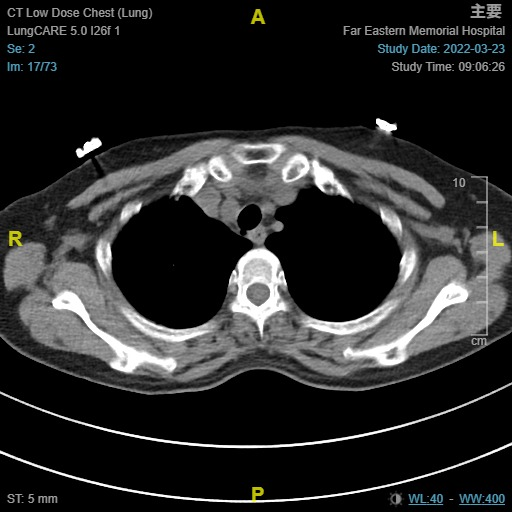
#> input picture RK11318466630007.jpg, 512 x 512 px, found by its file name
$ python metalartifact_det.py
#> lines starting #> are read from the running program, lines starting #| are printed output that depends on the picture; after the words box and inside, x2 and y2 are one past the last pixel; in counts of white or black regions, pixels touching at a corner belong together
# -*- coding: utf-8 -*-
"""
Created on Tue Mar 24 10:18:09 2026

@author: Administrator
"""

# -*- coding: utf-8 -*-
"""
Created on Tue Mar 24 10:12:52 2026

@author: Administrator
"""

import cv2
import numpy as np


def otsu_on_bright_region(img, min_val=220):
    """
    只在亮區內做 Otsu
    img: grayscale image (0~255)
    min_val: 僅考慮大於此值的亮區
    """
    bright_pixels = img[img > min_val]

    if len(bright_pixels) == 0:
        return min_val

    hist = np.bincount(bright_pixels, minlength=256).astype(np.float64)

    total = bright_pixels.size
    values = np.arange(256)
    sum_total = np.dot(values, hist)

    sum_bg = 0.0
    weight_bg = 0.0
    max_var = -1.0
    best_thresh = min_val

    for t in range(min_val + 1, 256):
        weight_bg += hist[t]
        if weight_bg == 0:
            continue

        weight_fg = total - weight_bg
        if weight_fg == 0:
            break

        sum_bg += t * hist[t]
        mean_bg = sum_bg / weight_bg
        mean_fg = (sum_total - sum_bg) / weight_fg

        between_var = weight_bg * weight_fg * (mean_bg - mean_fg) ** 2

        if between_var > max_var:
            max_var = between_var
            best_thresh = t

    return best_thresh


def detect_metal_clips(binary_img, area_min=20, area_max=2000):
    """
    從二值圖中抓金屬夾
    條件:
    - 小面積
    - 位於影像上半部
    - 靠左右兩側
    """
    num_labels, labels, stats, centroids = cv2.connectedComponentsWithStats(
        binary_img, connectivity=8
    )

    h, w = binary_img.shape
    detected_boxes = []

    for i in range(1, num_labels):  # 0 是背景
        x = stats[i, cv2.CC_STAT_LEFT]
        y = stats[i, cv2.CC_STAT_TOP]
        bw = stats[i, cv2.CC_STAT_WIDTH]
        bh = stats[i, cv2.CC_STAT_HEIGHT]
        area = stats[i, cv2.CC_STAT_AREA]
        cx, cy = centroids[i]

        aspect_ratio = bw / float(bh) if bh > 0 else 0

        is_small_object = area_min < area < area_max
        in_upper_region = cy < h * 0.35
        near_left_or_right = (cx < w * 0.35) or (cx > w * 0.65)
        reasonable_shape = bw < 100 and bh < 100
        good_ratio = 0.3 < aspect_ratio < 3.5

        if (
            is_small_object
            and in_upper_region
            and near_left_or_right
            and reasonable_shape
            and good_ratio
        ):
            detected_boxes.append((x, y, bw, bh, area, cx, cy))

    return detected_boxes


if __name__ == "__main__":

    # ===== 1. 讀取影像 =====
    input_path = r"C:\RK11318466630007.jpg"
    output_binary_path = r"C:\output_binary.png"
    output_detect_path = r"C:\output_detect.png"

    img = cv2.imread(input_path, cv2.IMREAD_GRAYSCALE)
#> img: shape (512, 512); min 0, max 255, mean 42

    if img is None:
        print("影像讀取失敗，請檢查路徑是否正確。")
        raise SystemExit

    # ===== 2. Otsu on bright region =====
    thresh = otsu_on_bright_region(img, min_val=220)
#> in otsu_on_bright_region, `bright_pixels = img[img > min_val]`: bright_pixels = 9292 values, max 255 at index 1, min 221 at index 431, mean 247.9
#> in otsu_on_bright_region, `hist = np.bincount(bright_pixels, minlength=256).astype(np.float64)`: hist = 256 values, max 3550 at index 255, min 0 at index 0, mean 36.3
#> in otsu_on_bright_region, `sum_total = np.dot(values, hist)`: sum_total = 2303278
#> the loop in otsu_on_bright_region, `for t in range(min_val + 1, 256):` made 35 passes
#> (weight_bg, weight_fg, sum_bg, mean_bg, mean_fg, between_var, max_var) on pass 1: (102, 9190, 22542, 221, 248.2, 692279932.6, 692279932.6)
#> (weight_bg, weight_fg, sum_bg, mean_bg, mean_fg, max_var) on passes 2 to 7: (211, 9081, 46740, 221.5, 248.5, 1.39e+09), (308, 8984, 68371, 222, 248.8, 1.98e+09), (393, 8899, 87411, 222.4, 249, 2.47e+09), (496, 8796, 110586, 223, 249.3, 3.02e+09), (597, 8695, 133412, 223.5, 249.6, 3.53e+09), (704, 8588, 157701, 224, 249.8, 4.03e+09)
#> after the loop in otsu_on_bright_region, `for t in range(min_val + 1, 256):`: best_thresh = 242; max_var = 7.39e+09; sum_bg = 1398028; weight_bg = 9292
#> thresh = 242
    print("Otsu threshold (bright region) =", thresh)
#| Otsu threshold (bright region) = 242

    # ===== 3. 二值化 =====
    binary = np.where(img >= thresh, 255, 0).astype(np.uint8)
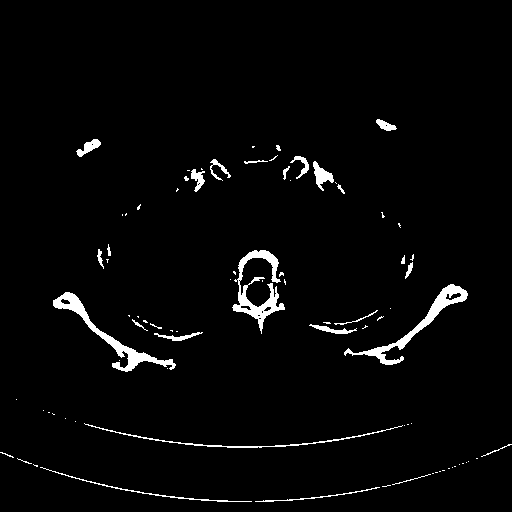
#> binary: shape (512, 512); 2.7% white; 83 white regions (55 under 20 px), largest, box (x1, y1, x2, y2) and area: (53, 292, 176, 372) 1347, (232, 250, 285, 334) 1336, (344, 284, 468, 365) 1285
    cv2.imwrite(output_binary_path, binary)

    # ===== 4. 金屬夾偵測 =====
    boxes = detect_metal_clips(binary, area_min=20, area_max=2000)
#> in detect_metal_clips, `num_labels, labels, stats, centroids = cv2.connectedComponentsWithStat..`:
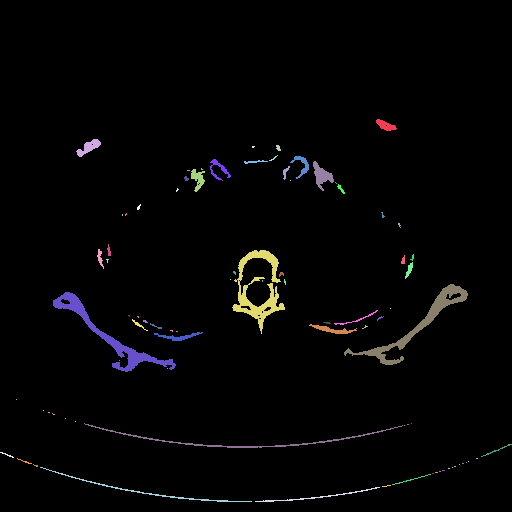
#> labels: shape (512, 512) int32; 84 distinct labels, from 0 to 83; one colour per label, 0 black
#> in detect_metal_clips, `num_labels, labels, stats, centroids = cv2.connectedComponentsWithStat..`: num_labels = 84; stats = 84 rows, first 6: [0, 0, 512, 512, 255027], [376, 119, 21, 12, 135], [76, 139, 25, 18, 198], [276, 145, 5, 6, 21], [252, 146, 3, 2, 5], [269, 155, 9, 6, 13]; centroids = 84 pairs, first value 6.8 to 496.3, second value 125.1 to 496
#> the loop in detect_metal_clips, `for i in range(1, num_labels):` made 83 passes
#> (x, y, bw, bh, area, cx, cy, aspect_ratio) on passes 1, 2, 3, 6, 7, 8, 9, 10, 11, 17, 24, 25: (376, 119, 21, 12, 135, 385.2, 125.1, 1.75), (76, 139, 25, 18, 198, 88.52, 146.9, 1.39), (276, 145, 5, 6, 21, 277.9, 147.5, 0.833), (290, 156, 19, 23, 138, 301.5, 164.7, 0.826), (210, 159, 21, 22, 134, 218.4, 169, 0.955), (244, 160, 24, 4, 42, 254, 161.4, 6), (313, 161, 21, 30, 279, 321.4, 175.1, 0.7), (283, 166, 7, 14, 40, 285.2, 171.9, 0.5), (191, 169, 14, 23, 168, 197.4, 178.5, 0.609), (337, 184, 8, 10, 29, 340.5, 188.6, 0.8), (107, 244, 4, 12, 28, 108.6, 250.5, 0.333), (97, 249, 7, 20, 59, 99.73, 257.5, 0.35)
#> (x, y, bw, bh) on pass 36: (344, 284, 124, 81)

    # ===== 5. 畫框 =====
    result = cv2.cvtColor(img, cv2.COLOR_GRAY2BGR)

    for idx, (x, y, bw, bh, area, cx, cy) in enumerate(boxes, start=1):
        cv2.rectangle(result, (x, y), (x + bw, y + bh), (0, 0, 255), 2)
        cv2.putText(
            result,
            f"metal_clip_{idx}",
            (x, max(y - 8, 0)),
            cv2.FONT_HERSHEY_SIMPLEX,
            0.5,
            (0, 255, 0),
            1,
            cv2.LINE_AA
        )
        print(
            f"metal_clip_{idx}: x={x}, y={y}, w={bw}, h={bh}, area={area}, "
            f"cx={cx:.1f}, cy={cy:.1f}"
        )
#> this loop made 2 passes
#> (idx, x, y, bw, bh, area, cx, cy) on passes 1 to 2: (1, 376, 119, 21, 12, 135, 385.2, 125.1), (2, 76, 139, 25, 18, 198, 88.52, 146.9)
#| metal_clip_1: x=376, y=119, w=21, h=12, area=135, cx=385.2, cy=125.1
#| metal_clip_2: x=76, y=139, w=25, h=18, area=198, cx=88.5, cy=146.9
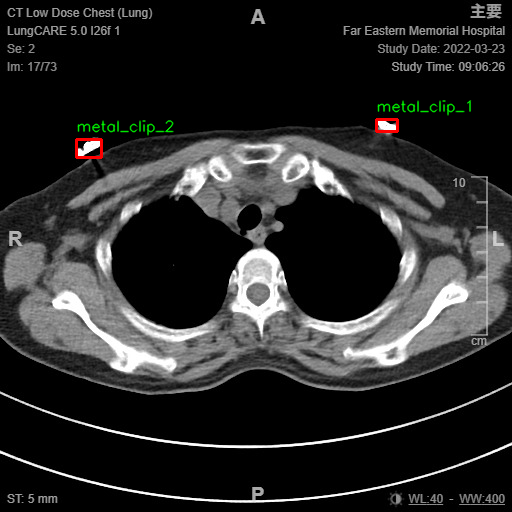
#> result: shape (512, 512, 3); mean B, G, R 41.9, 42.4, 42.3

    print("Detected metal clips:", len(boxes))
#| Detected metal clips: 2

    # ===== 6. 存檔 =====
    cv2.imwrite(output_detect_path, result)

    # ===== 7. 顯示 =====
    cv2.imshow("Binary", binary)
    cv2.imshow("Metal Clip Detection", result)
    cv2.waitKey(0)
    cv2.destroyAllWindows()

$ run again, with RK11708151100010.png saved as RK11318466630007.jpg
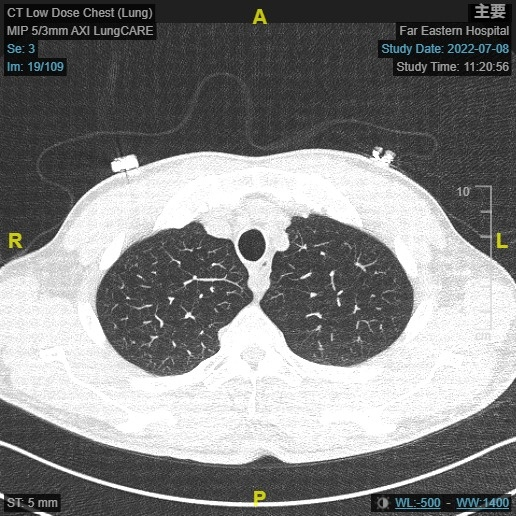
#> input picture RK11708151100010.png, 516 x 516 px, found by its file name
#> hist = 256 values, max 19191 at index 255, min 0 at index 0, mean 338.7
#> sum_total = 21281504
#> the loop in otsu_on_bright_region, `for t in range(min_val + 1, 256):` made 35 passes
#> (weight_bg, weight_fg, sum_bg, mean_bg, mean_fg, max_var) on passes 1 to 8: (862, 85857, 190502, 221, 245.7, 4.5e+10), (1732, 84987, 383642, 221.5, 245.9, 8.76e+10), (2660, 84059, 590586, 222, 246.1, 1.3e+11), (3644, 83075, 811002, 222.6, 246.4, 1.72e+11), (4625, 82094, 1031727, 223.1, 246.7, 2.11e+11), (5759, 80960, 1288011, 223.7, 247, 2.53e+11), (6912, 79807, 1549742, 224.2, 247.2, 2.93e+11), (8099, 78620, 1820378, 224.8, 247.5, 3.3e+11)
#> after the loop in otsu_on_bright_region, `for t in range(min_val + 1, 256):`: best_thresh = 242; max_var = 6.07e+11; sum_bg = 16387799; weight_bg = 86719
#> thresh = 242
#| Otsu threshold (bright region) = 242
#> binary: shape (516, 516); 22.2% white; 863 white regions (831 under 20 px), largest, box (x1, y1, x2, y2) and area: (0, 152, 516, 464) 53348, (257, 438, 516, 506) 781, (0, 441, 254, 506) 715
#> in detect_metal_clips, `num_labels, labels, stats, centroids = cv2.connectedComponentsWithStat..`:
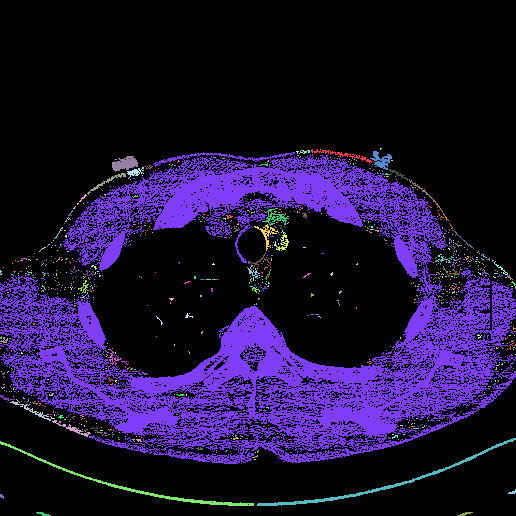
#> labels: shape (516, 516) int32; 864 distinct labels, from 0 to 863; one colour per label, 0 black
#> num_labels = 864; stats = 864 rows, first 6: [0, 0, 516, 516, 207235], [311, 149, 62, 14, 151], [320, 149, 1, 1, 1], [380, 148, 2, 2, 3], [296, 151, 3, 3, 5], [299, 150, 11, 4, 24]; centroids = 864 pairs, first value 0 to 515, second value 148.3 to 513.6
#> the loop in detect_metal_clips, `for i in range(1, num_labels):` made 863 passes
#> (x, y, bw, bh, area, cx, cy, aspect_ratio) on passes 1, 5, 6: (311, 149, 62, 14, 151, 342.5, 154.5, 4.43), (299, 150, 11, 4, 24, 304.4, 151.3, 2.75), (370, 151, 22, 19, 187, 380.9, 159.9, 1.16)
#> the loop `for idx, (x, y, bw, bh, area, cx, cy) in enumerate(boxes, start=1):` made 4 passes
#> (x, y, bw, bh, area, cx, cy) on passes 1 to 4: (370, 151, 22, 19, 187, 380.9, 159.9), (112, 156, 26, 16, 261, 124.5, 163.3), (127, 167, 17, 12, 81, 134.8, 171.9), (389, 169, 19, 12, 53, 397.9, 173.8)
#> (printed output is left out)
#> after the loop `for idx, (x, y, bw, bh, area, cx, cy) in enumerate(boxes, start=1):`:
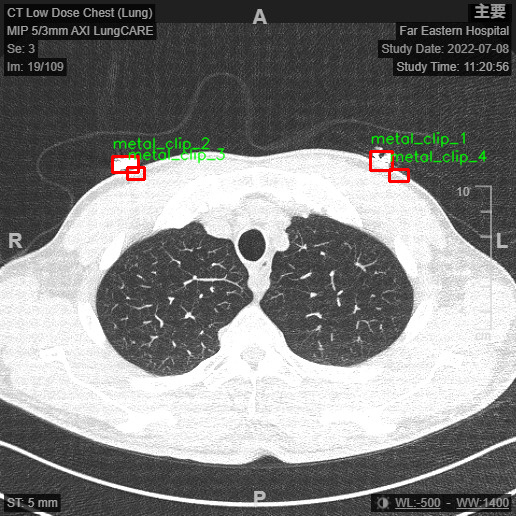
#> result: shape (516, 516, 3); mean B, G, R 129.1, 130.1, 129.9
#| Detected metal clips: 4
